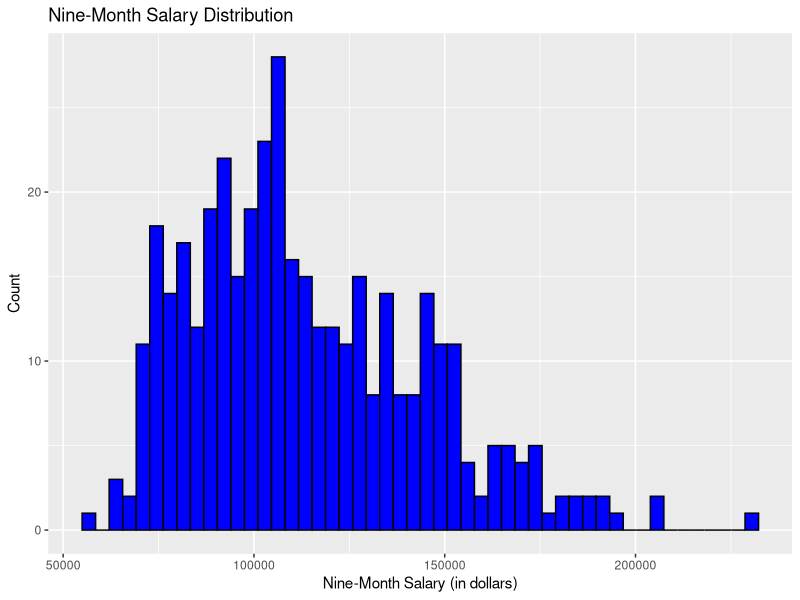
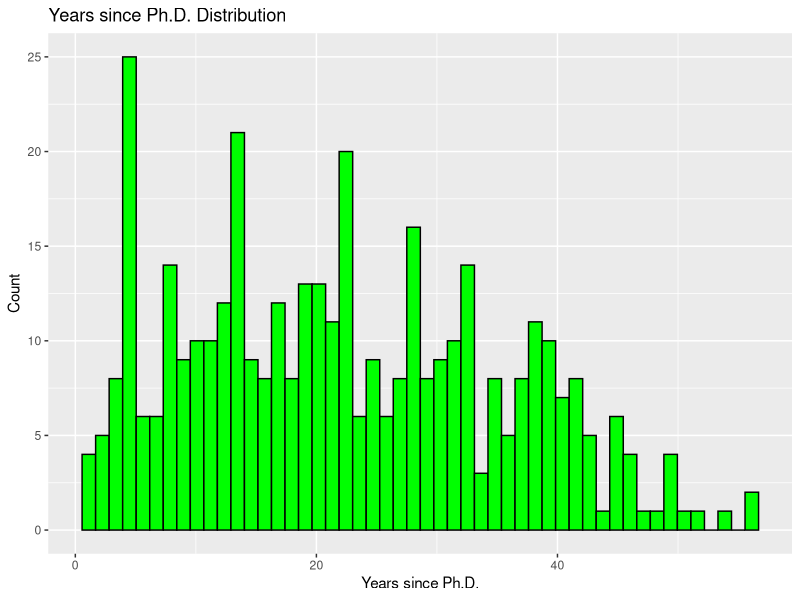
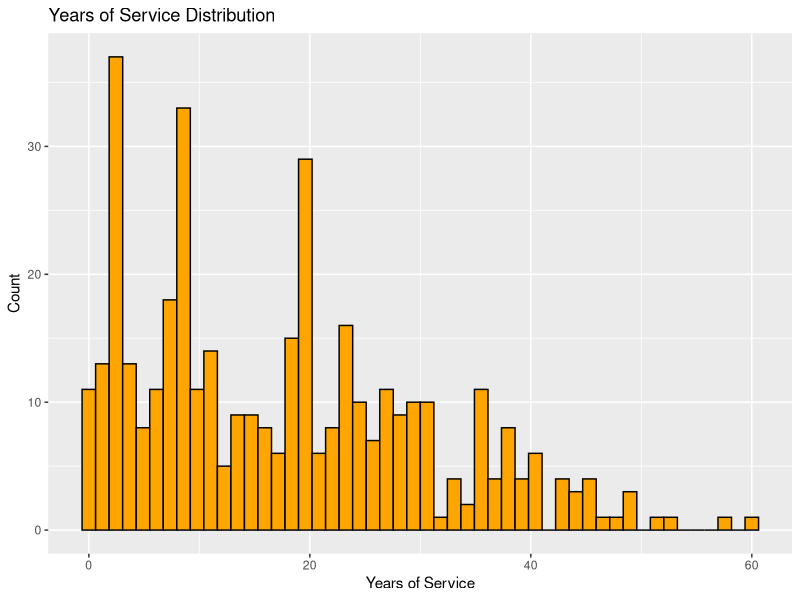
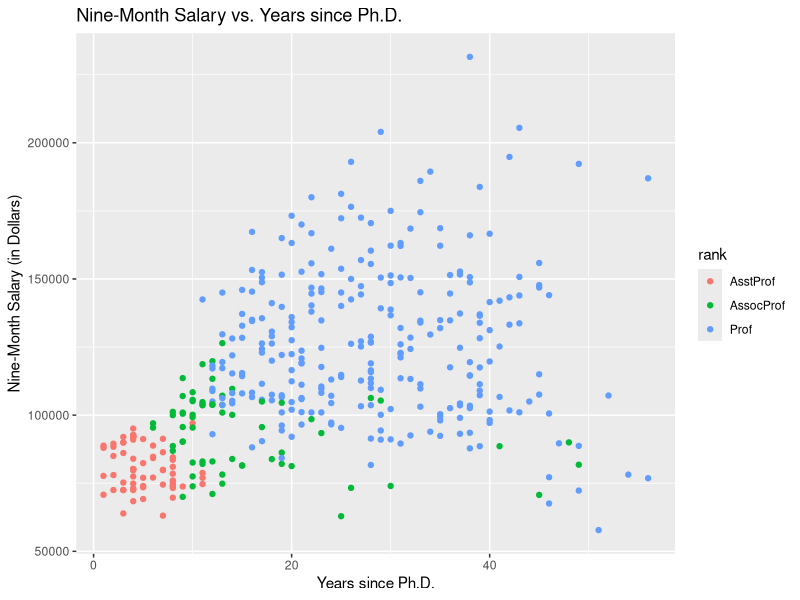
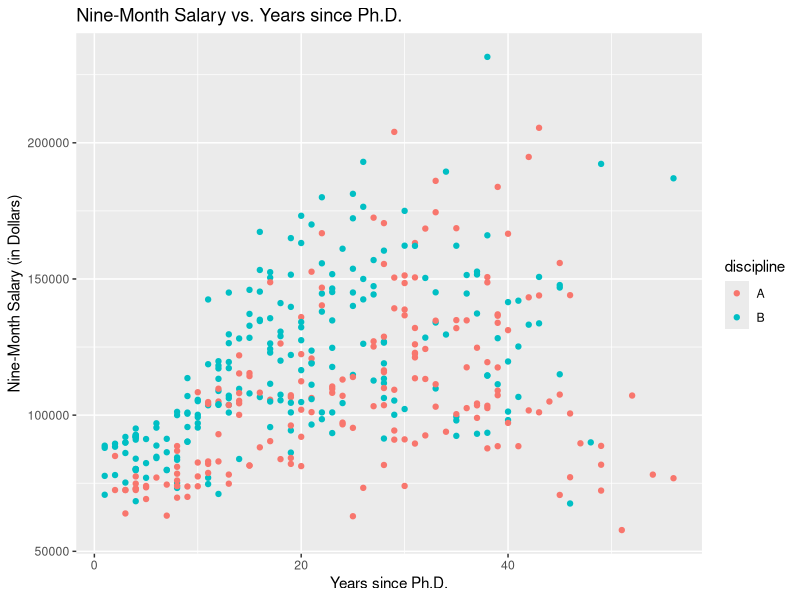
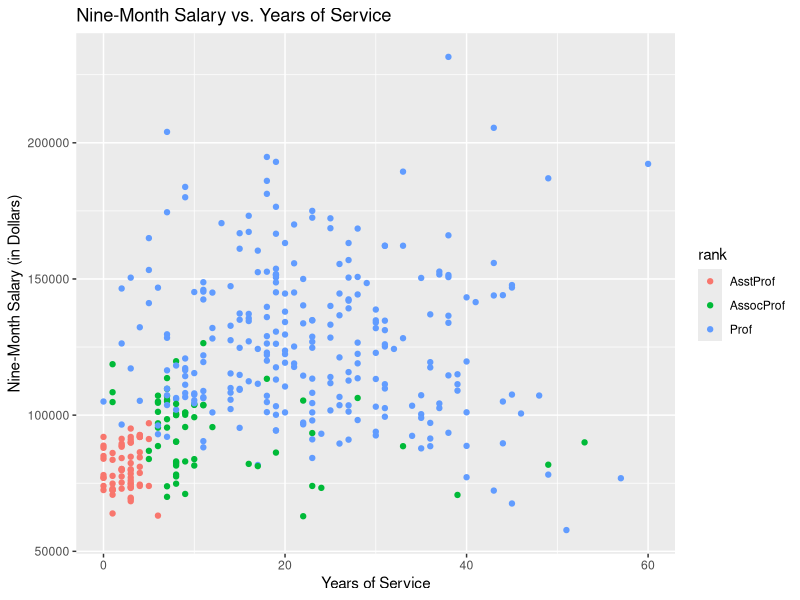
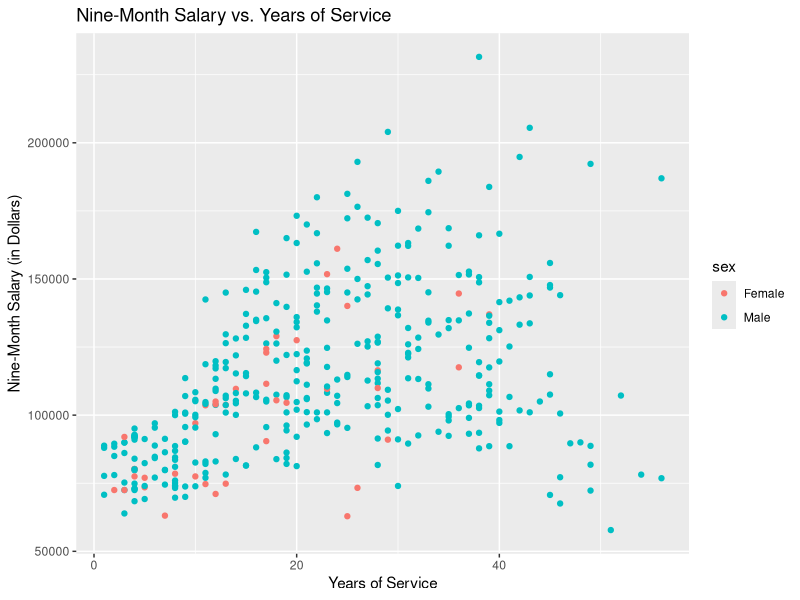
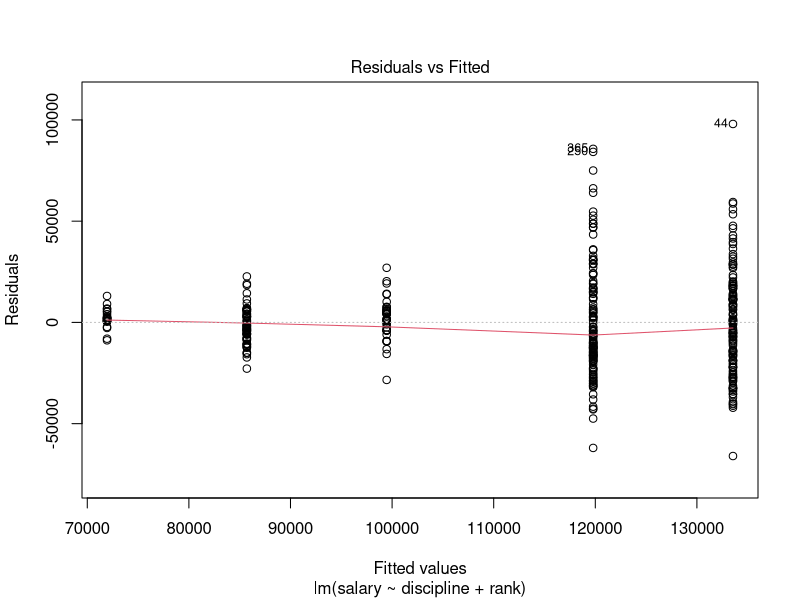

Reproduce these figures in R, in order.
## ---- chunk 1
knitr::opts_chunk$set(echo = TRUE) 
## ---- chunk 2

#### Requires: Package name
#### Modifies: Nothing
#### Effects: Installs package if not installed already
install_packages <- function(pkg) { 
  
  # Install package if it is not already
  if (!(pkg %in% installed.packages()[, "Package"])){ 
    
    install.packages(pkg, repos='http://cran.us.r-project.org')
  }
  
  library(pkg, character.only = TRUE)
  
} # end installPackages()

pkg_list = c("tidyverse", "modelr", "carData", "car")
lapply(pkg_list, install_packages)
## ---- chunk 3
df <- Salaries
nrow(df)
colnames(df)

## ---- chunk 4
rank_sum <- summary(df$rank)
discpl_sum <- summary(df$discipline)
sex_sum <- summary(df$sex)

rank_sum
discpl_sum
sex_sum
## ---- chunk 5

salary_hist <- df %>% ggplot() +
 geom_histogram(aes(x = salary), color = "black", fill = "blue", bins = 50) +
  labs(x = "Nine-Month Salary (in dollars)", y = "Count", 
       title = "Nine-Month Salary Distribution")

salary_hist

summary(df$salary)

## ---- chunk 6
phd_hist <- df %>% ggplot() +
  geom_histogram(aes(x = yrs.since.phd), color = "black", fill = "green", bins = 50) +
  labs(x = "Years since Ph.D.", y = "Count", 
       title = "Years since Ph.D. Distribution")

phd_hist

summary(df$yrs.since.phd)
## ---- chunk 7
service_hist <- df %>% ggplot() +
  geom_histogram(aes(x = yrs.service), color = "black", fill = "orange", bins = 50) +
  labs(x = "Years of Service", y = "Count", 
       title = "Years of Service Distribution")

service_hist

summary(df$yrs.service)
## ---- chunk 8
exclude_service <- df %>% filter(yrs.service < 1) %>% nrow()
exclude_service
## ---- chunk 9

phd_salary_rank <-  df %>% ggplot() + 
    geom_point(aes(x = yrs.since.phd, y = salary, color = rank)) +
    labs(x = "Years since Ph.D.", y = "Nine-Month Salary (in Dollars)",
       title = "Nine-Month Salary vs. Years since Ph.D.")

phd_salary_rank
## ---- chunk 10
phd_discipl_rank <-  df %>% ggplot() + 
    geom_point(aes(x = yrs.since.phd, y = salary, color = discipline)) +
    labs(x = "Years since Ph.D.", y = "Nine-Month Salary (in Dollars)",
       title = "Nine-Month Salary vs. Years since Ph.D.")

phd_discipl_rank
## ---- chunk 11
service_salary <-  df %>% ggplot() + 
    geom_point(aes(x = yrs.service, y = salary, color=rank)) +
    labs(x = "Years of Service", y = "Nine-Month Salary (in Dollars)",
       title = "Nine-Month Salary vs. Years of Service")

service_salary
## ---- chunk 12
sex_salary <-  df %>% ggplot() + 
    geom_point(aes(x = yrs.since.phd, y = salary, color=sex)) +
    labs(x = "Years of Service", y = "Nine-Month Salary (in Dollars)",
       title = "Nine-Month Salary vs. Years of Service")

sex_salary
## ---- chunk 13
mod_rank_slr <- lm(salary~rank, data = df)
summary(mod_rank_slr)
## ---- chunk 14
mod_sex_slr <- lm(salary~sex, data =df)
summary(mod_sex_slr)

## ---- chunk 15
mod_discpl_slr <- lm(salary~discipline, data = df)
summary(mod_discpl_slr)
## ---- chunk 16
mod_phd_slr <- lm(salary~yrs.since.phd, data = df)
summary(mod_phd_slr)
## ---- chunk 17
mod_service_slr <- lm(salary~yrs.service,data=df)
summary(mod_service_slr)

## ---- chunk 18
full_mod <- lm(salary~., data = df)

summary(full_mod)
## ---- chunk 19
mod_no_sex <- lm(salary~rank+discipline+yrs.since.phd+yrs.service, data=df)
summary(mod_no_sex)
## ---- chunk 20
car::vif(mod = mod_no_sex)
## ---- chunk 21
mod_no_phd <- lm(salary~discipline+yrs.service+rank,
                  data = df)

summary(mod_no_phd)

car::vif(mod_no_phd)
## ---- chunk 22
mod_no_rank <- lm(salary~discipline+yrs.since.phd+yrs.service,
                  data = df)

summary(mod_no_rank)

car::vif(mod_no_rank)
## ---- chunk 23
mod_no_service <-lm(salary~discipline+yrs.since.phd+rank,
                  data = df)

summary(mod_no_service)

car::vif(mod_no_service)
## ---- chunk 24
mod_final <- lm(salary~discipline+rank,data=df)
summary(mod_final)

# plot residuals vs. fitted values
plot(mod_final, which = 1)

